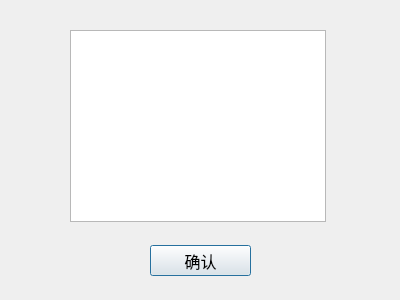
<?xml version="1.0" encoding="UTF-8"?>
<ui version="4.0">
 <class>ChooseBoardDlg</class>
 <widget class="QDialog" name="ChooseBoardDlg">
  <property name="geometry">
   <rect>
    <x>0</x>
    <y>0</y>
    <width>400</width>
    <height>300</height>
   </rect>
  </property>
  <property name="windowTitle">
   <string>Dialog</string>
  </property>
  <widget class="QListWidget" name="listBoard">
   <property name="geometry">
    <rect>
     <x>70</x>
     <y>30</y>
     <width>256</width>
     <height>192</height>
    </rect>
   </property>
  </widget>
  <widget class="QPushButton" name="pushButton">
   <property name="geometry">
    <rect>
     <x>150</x>
     <y>245</y>
     <width>101</width>
     <height>31</height>
    </rect>
   </property>
   <property name="font">
    <font>
     <pointsize>12</pointsize>
    </font>
   </property>
   <property name="text">
    <string>确认</string>
   </property>
  </widget>
  <widget class="QLabel" name="label">
   <property name="geometry">
    <rect>
     <x>-6</x>
     <y>0</y>
     <width>411</width>
     <height>301</height>
    </rect>
   </property>
   <property name="text">
    <string/>
   </property>
   <property name="pixmap">
    <pixmap resource="src.qrc">:/bkg2.jpg</pixmap>
   </property>
   <property name="scaledContents">
    <bool>true</bool>
   </property>
  </widget>
  <zorder>label</zorder>
  <zorder>listBoard</zorder>
  <zorder>pushButton</zorder>
 </widget>
 <resources>
  <include location="src.qrc"/>
 </resources>
 <connections/>
</ui>
